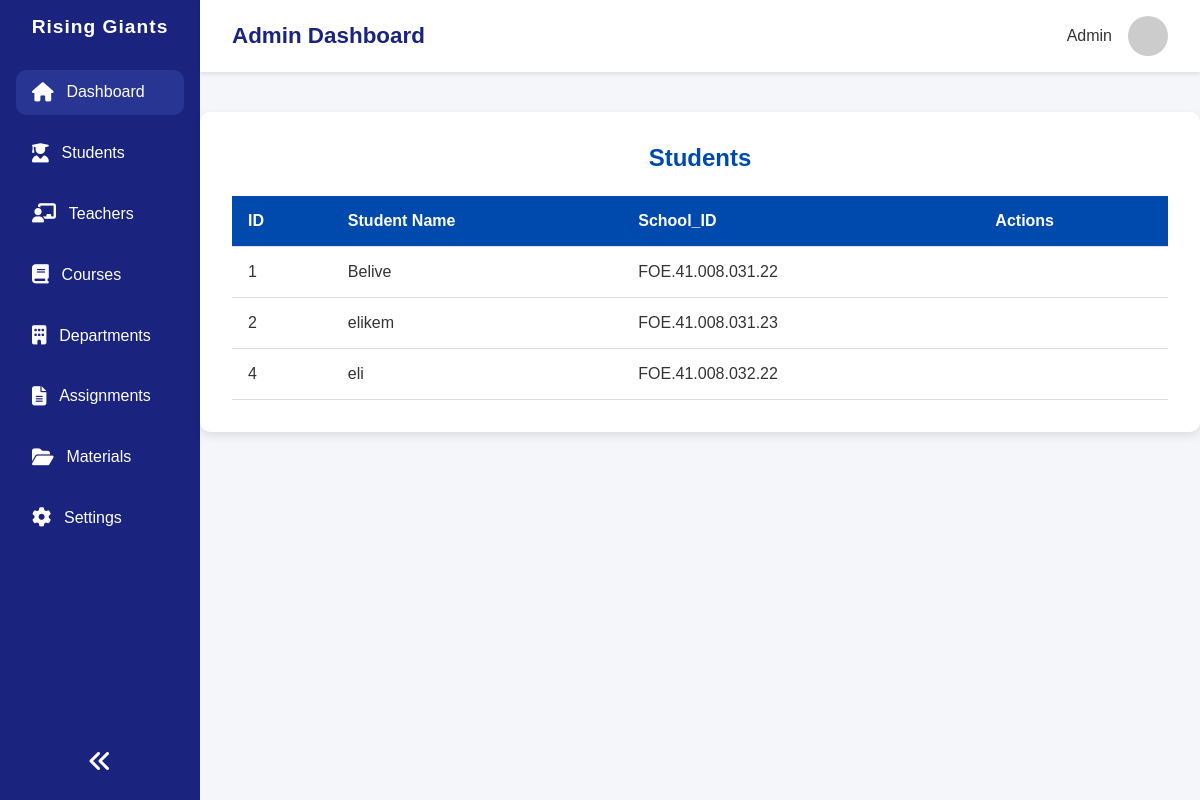
Page /dashboard/students/ on the committed database.
### users/models.py (models this page shows, shortened)
class CustomUser(AbstractUser):
    ROLES = {
        None:"Select user",
        "admin":"Admin",
        "teacher":"Teacher",
        "student":"Student",
    }
    school_id = models.CharField(blank=True,null=True,unique=True,validators=[is_umat_id])
    role = models.CharField(choices=ROLES, blank=True,default="teacher")
    department = models.ForeignKey(
        Department,
            on_delete=models.SET_NULL,
            null=True,
            blank=True,
            related_name="users",
            default="4"
        )
    USERNAME_FIELD = "school_id"

### main/views.py (the view)
# urls.py: path("students/",views.admin_student,name="admin_students"),
def admin_student(request):
    students = User.objects.filter(role = "student")
    context = {
        "students":students
    }
    return render(request,"main/admin_student_list.html",context)

### main/context_processors.py (called while the page is built)
def total_values(request):
    total_users = User.objects.all().count()
    total_teachers = User.objects.filter(role = "teacher").count()
    total_students = User.objects.filter(role = "student").count()
    total_departments = Department.objects.all().count()
    total_courses = Course.objects.all().count()
    context = {
        "total_students":total_students,
        "total_teachers":total_teachers,
        "total_courses":total_courses,
        "total_departments":total_departments,
    }
    return context

### main/templates/main/admin_student_list.html (shortened to what this page needs)
{% extends 'main_base.html' %}
{% load static %}
{% block extra_styles %}<link rel="stylesheet" href="{% static 'main/css/departments.css' %}">
{% endblock extra_styles %}
{% block body %}
  <div class="container">
    <h2>Students</h2>
    <table>
      <thead>
        <tr>
          <th>ID</th>
          <th>Student Name</th>
          <th>School_ID</th>
          <th>Actions</th>
        </tr>
      </thead>
      <tbody id="departmentList">
        {%for student in students %}
        <tr>
            <td>{{student.id}}</td>
            <td>{{student.username}}</td>
            <td>{{student.school_id}}</td>
            <td>{{student.}}</td>
        </tr>
        {% endfor %}
      </tbody>
    </table>
  </div>
{% endblock body %}

### main/static/main/css/dashboard.css (style rules this page uses)
* { margin: 0; padding: 0; box-sizing: border-box; font-family: 'Poppins', sans-serif; }
body { background-color: #f4f6f9; display: flex; min-height: 100vh; color: #333; }

### main/static/main/css/departments.css (style rules this page uses)
.container { width: 1000px; max-width: 1000px; margin: 40px auto; background: #fff; padding: 2rem; border-radius: 10px; box-shadow: 0 4px 10px rgba(0,0,0,0.1); }
h2 { text-align: center; margin-bottom: 1.5rem; color: #004aad; }
table { width: 100%; border-collapse: collapse; margin-top: 1rem; }
th, td { padding: 1rem; text-align: left; border-bottom: 1px solid #ddd; }
th { background-color: #004aad; color: white; }

### rows in the picture
CustomUser: id "1", username "Belive", school_id "FOE.41.008.031.22"
CustomUser: id "2", username "elikem", school_id "FOE.41.008.031.23"
CustomUser: id "4", username "eli", school_id "FOE.41.008.032.22"
